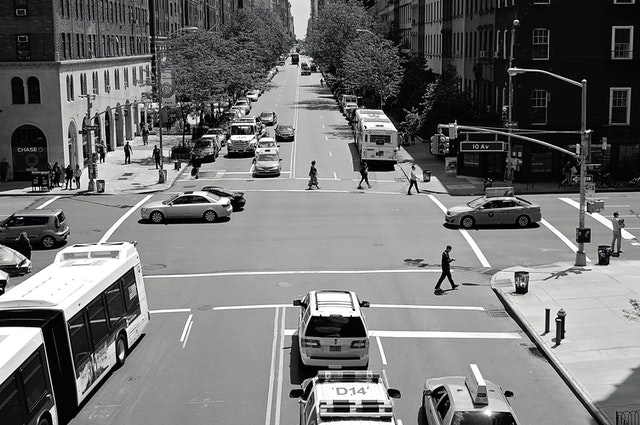
#> input picture filtreleme_islemleri/canny_yontemi_resimde_kenar_tespiti/a2.jpg, 640 x 425 px
$ python canny_yontemi_resimde_kenar_tespiti.py
#> lines starting #> are read from the running program, lines starting #| are printed output that depends on the picture
import cv2
import numpy as np
from matplotlib import pyplot as plt
# 0 ile gri tona çeviriyoruz.
resim = cv2.imread("a2.jpg", 0)
#> resim: shape (425, 640); min 0, max 255, mean 113
# Eşik değerlerini belirleyerek kenar tespitini sağlıyoruz.
kenarlar = cv2.Canny(resim, 800, 200)
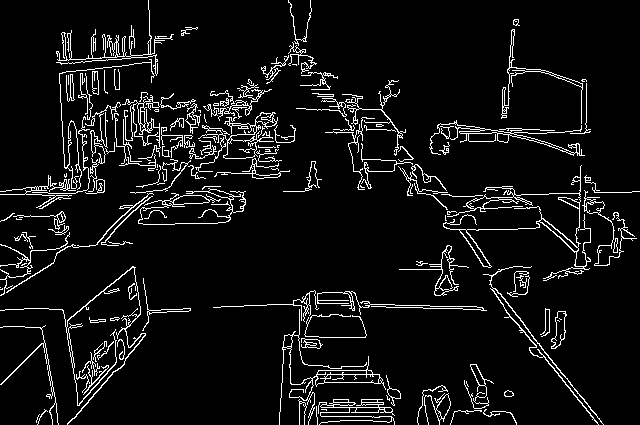
#> kenarlar: shape (425, 640); 6.9% white in thin lines or dots
# Orjinal resmi gri tonda göstersin.
plt.subplot(121), plt.imshow(resim, cmap='gray')
plt.title('orjinal'), plt.xticks([]), plt.yticks([])
# Kenarları göster.
plt.subplot(122), plt.imshow(kenarlar, cmap='gray')
plt.title('kenarlar'), plt.xticks([]), plt.yticks([])
# Göster.
plt.show()
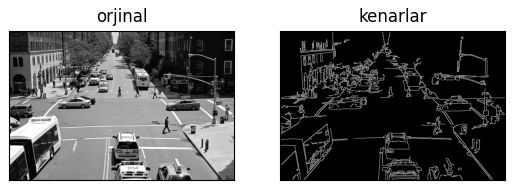
#> figure drawn by matplotlib, 2 panels
